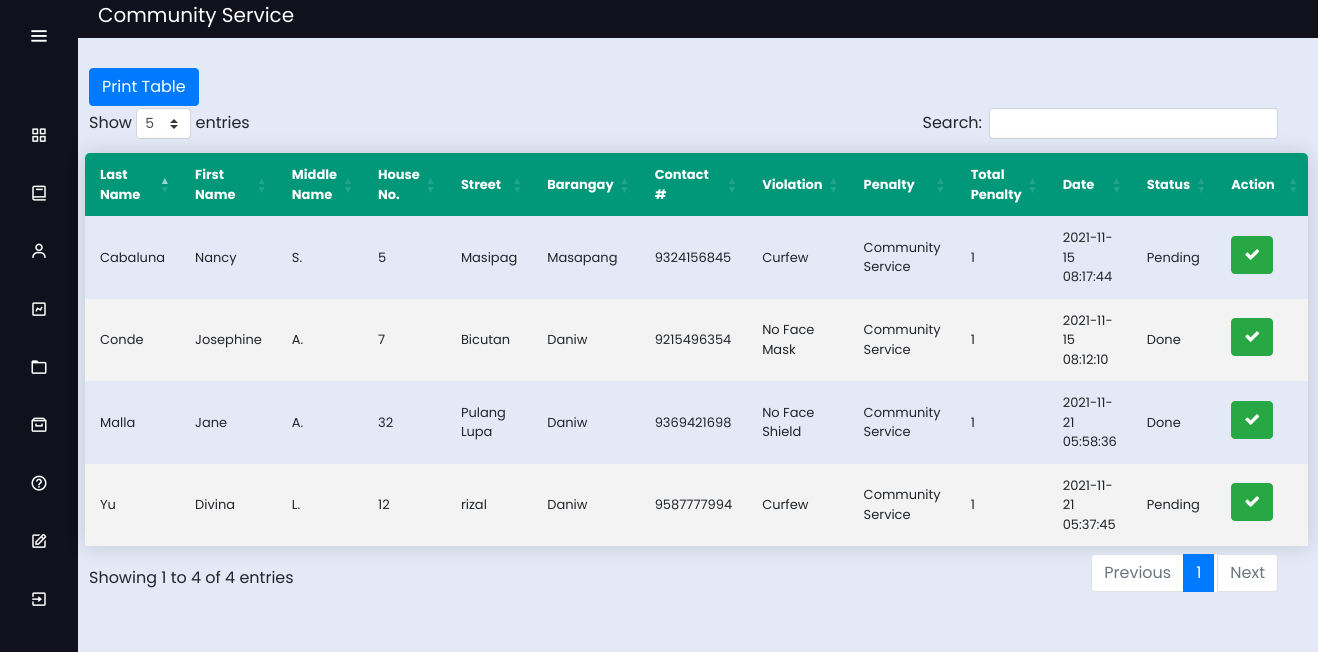
Page /municipal_service on the committed database.
### app.py (models this page shows)
class violators(db.Model):
    id = db.Column(db.Integer, primary_key=True)
    last_name = db.Column(db.String(30))
    last_name = db.Column(db.String(30))
    first_name = db.Column(db.String(30))
    middle_name = db.Column(db.String(30))
    house_number = db.Column(db.String(30))
    street = db.Column(db.String(30))
    barangay = db.Column(db.String(30))
    contact = db.Column(db.Integer)
    violation = db.Column(db.String(30))
    penalty = db.Column(db.String(30))
    total_penalty = db.Column(db.Integer)
    date = db.Column(db.DateTime, nullable=False, default=datetime.utcnow)
    status = db.Column(db.String(30))

### app.py (the view)
@app.route('/municipal_service')
def municipal_service():
        conn = get_db_connection()
        municipal_service = conn.execute("SELECT * FROM violators where penalty='Community Service'").fetchall()
        conn.close()
        return render_template('municipal_service.html',municipal_service=municipal_service);

### app.py (called while the page is built)
def get_db_connection():
    conn = sqlite3.connect('database.db')
    conn.row_factory = sqlite3.Row
    return conn
    conn.close()
    c = conn.cursor()

### templates/municipal_service.html (shortened to what this page needs)
<!DOCTYPE html>
<html lang="en" dir="ltr">
  <head>
    <link rel="stylesheet" href="../static/css/style5.css">
    <link href='https://unpkg.com/boxicons@2.0.7/css/boxicons.min.css' rel='stylesheet'>
    <link rel="stylesheet" href="../static/css/style2.css">
  <link rel="stylesheet" href="https://cdnjs.cloudflare.com/ajax/libs/font-awesome/4.7.0/css/font-awesome.min.css">
  <link rel="stylesheet" href="https://stackpath.bootstrapcdn.com/bootstrap/4.3.1/css/bootstrap.min.css">
  <link rel="stylesheet" type="text/css" href="https://cdn.datatables.net/1.10.23/css/dataTables.bootstrap4.min.css">
  <link rel="stylesheet" type="text/css" href="https://cdnjs.cloudflare.com/ajax/libs/twitter-bootstrap/4.5.2/css/bootstrap.css">
   </head>
<body>
 <div class="sidebar" style="z-index: 1;">
    <div class="logo-details">
        <i class='bx bx-menu' id="btn" ></i>
    </div>
    <br>
    <ul class="nav-list">
      <li>
        <a href="{{ url_for('municipal_dashboard') }}">
          <i class='bx bx-grid-alt'></i>
        </a>
      </li>
      <li>
       <a href="{{ url_for('municipal') }}">
         <i class='bx bx-book' ></i>
       </a>
     </li>
      <li>
       <a href="{{ url_for('municipal_service') }}">
         <i class='bx bx-user' ></i>
       </a>
     </li>
     <li>
       <a href="{{ url_for('municipal_chart') }}">
         <i class='bx bx-chart' ></i>
       </a>
     </li>
     <li>
       <a href="{{ url_for('municipal_logs') }}">
         <i class='bx bx-folder' ></i>
       </a>
     </li>
     <li>
       <a href="{{ url_for('municipal_archive') }}">
         <i class='bx bx-archive' ></i>
       </a>
     </li>
     <li>
       <a href="{{ url_for('municipal_guidelines') }}">
         <i class='bx bx-help-circle' ></i>
       </a>
     </li>
     <li>
       <a href="{{ url_for('more_settings') }}">
         <i class='bx bx-edit' ></i>
       </a>
     </li>
     <li>
       <a href="{{ url_for('login') }}">
         <i class='bx bx-exit' ></i>
       </a>
     </li>
    </ul>
  </div>
  <section class="home-section">
<p style="background: #11101D; font-size: 20px; color: white;"> <label style="margin-left: 20px;">Community Service </label><label style="float: right; margin-right: 20px;"></label>
      </p></br><br><br>
<div class="main" style="margin-left: 1px; margin-top: -90px;">
      <br>
  <br><br>
  <input style="float: left; margin-top: -40px; margin-left: ;" type="button" class="btn btn-xs btn-primary" value="Print Table" onclick="myApp.printTable()" />
  <table class="content-table" id="example"  style="width: calc(100% - -30px); margin-left: -4px; font-size: 13px;">
  <thead style="background-color: ;">
  <tr >
    <th>Last Name</th>
    <th>First Name</th>
    <th>Middle Name</th>
    <th>House No.</th>
    <th>Street</th>
    <th>Barangay</th>
    <th>Contact #</th>
    <th>Violation</th>
    <th>Penalty</th>
    <th>Total Penalty</th>
    <th>Date</th>
    <th>Status</th>
    <th>Action</th>
  </tr>
  </thead>
  {%for bb in municipal_service%}
  <tr>
  <td>{{bb['last_name']}}</td>
  <td>{{bb['first_name']}}</td>
  <td>{{bb['middle_name']}}</td>
  <td>{{bb['house_number']}}</td>
  <td>{{bb['street']}}</td>
    <td>{{bb['barangay']}}</td>
    <td>{{bb['contact']}}</td>
    <td>{{bb['violation']}}</td>
    <td>{{bb['penalty']}}</td>
    <td>{{bb['total_penalty']}}</td>
    <td>{{bb['date']}}</td>
    <td>{{bb['status']}}</td>
    <td>
      <center>
      <a href="{{url_for('update', table="mmup", last_name=bb['last_name'] ,first_name=bb['first_name'] ,middle_name=bb['middle_name'] ,house_number=bb['house_number'] ,street=bb['street'] ,barangay=bb['barangay'] ,contact=bb['contact'] ,violation=bb['violation'] ,penalty=bb['penalty'] ,total_penalty=bb['total_penalty'] ,date=bb['date'] ,status=bb['status'])}}" class="btn btn-xs btn-success" title="Click to Delete" style="margin-bottom: 5px;"><i class="fa fa-check" aria-hidden="true"></i></a>
      </center>
    </td>
  </tr>
  {%endfor%}
  </table>
  </div>
  </section>
</body>
</html>

### static/css/style5.css (style rules this page uses)
* { margin: 0; padding: 0; box-sizing: border-box; font-family: "Poppins" , sans-serif; }
.sidebar { position: fixed; left: 0; top: 0; height: 100%; width: 78px; background: #11101D; padding: 6px 14px; z-index: 99; transition: all 0.5s ease; }
.sidebar .logo-details { height: 60px; display: flex; align-items: center; position: relative; }
.sidebar .logo-details #btn { position: absolute; top: 50%; right: 0; transform: translateY(-50%); font-size: 22px; transition: all 0.4s ease; font-size: 23px; text-align: center; cursor: pointer; transition: all 0.5s ease; }
.sidebar i { color: #fff; height: 60px; min-width: 50px; font-size: 28px; text-align: center; line-height: 60px; }
.sidebar .nav-list { margin-top: 20px; height: 100%; }
.sidebar li { position: relative; margin: 8px 0; list-style: none; }
.sidebar li a { display: flex; height: 100%; width: 100%; border-radius: 12px; align-items: center; text-decoration: none; transition: all 0.4s ease; background: #11101D; }
.sidebar li i { height: 50px; line-height: 50px; font-size: 18px; border-radius: 12px; }
.home-section { position: relative; background: #E4E9F7; min-height: 100vh; top: 0; left: 78px; width: calc(100% - 78px); transition: all 0.5s ease; z-index: 2; }
.content-table { font-family: "Poppins" , sans-serif; border-collapse: collapse; margin: 25px 0; margin-top: 200px; font-size: 14px; min-width: 400px; border-radius: 5px 5px 0 0; overflow: hidden; box-shadow: 0 0 20px rgba(0, 0, 0, 0.15); margin-left: 20px; width: ; margin-top: -10px; width: calc(100% - 50px); }
.content-table thead tr { background-color: #009879; color: #ffffff; text-align: left; font-weight: bold; }
.content-table th, .content-table td { padding: 12px 15px; }
.content-table tbody tr { border-bottom: 1px solid #dddddd; }
.content-table tbody tr:nth-of-type(even) { background-color: #f3f3f3; }
.content-table tbody tr:last-of-type { border-bottom: 2px solid #009879; }

### static/css/style2.css (style rules this page uses)
body { margin:0px; padding: 0px; background-color:#1b203d; overflow: hidden; font-family: bernard; color: #1b203d; }
.main { margin-top: 50px; margin-left: 315px; margin-right: 30px; padding: 0px 10px; }
.btn { float: right; margin-right: 20px; }
table.dataTable thead .sorting:after, table.dataTable thead .sorting:before, table.dataTable thead .sorting_asc:after, table.dataTable thead .sorting_asc:before, table.dataTable thead .sorting_asc_disabled:after, table.dataTable thead .sorting_asc_disabled:before, table.dataTable thead .sorting_desc:after, table.dataTable thead .sorting_desc:before, table.dataTable thead .sorting_desc_disabled:after, table.dataTable thead .sorting_desc_disabled:before { bottom: .5em; }

### rows in the picture
violators: last_name "Cabaluna", first_name "Nancy", middle_name "S.", house_number "5", street "Masipag", barangay "Masapang", contact "9324156845", violation "Curfew", penalty "Community Service", total_penalty "1", date "2021-11-15 08:17:44", status "Pending"
violators: last_name "Conde", first_name "Josephine", middle_name "A.", house_number "7", street "Bicutan", barangay "Daniw", contact "9215496354", violation "No Face Mask", penalty "Community Service", total_penalty "1", date "2021-11-15 08:12:10", status "Done"
violators: last_name "Yu", first_name "Divina", middle_name "L.", house_number "12", street "rizal", barangay "Daniw", contact "9587777994", violation "Curfew", penalty "Community Service", total_penalty "1", date "2021-11-21 05:37:45", status "Pending"
violators: last_name "Malla", first_name "Jane", middle_name "A.", house_number "32", street "Pulang Lupa", barangay "Daniw", contact "9369421698", violation "No Face Shield", penalty "Community Service", total_penalty "1", date "2021-11-21 05:58:36", status "Done"
